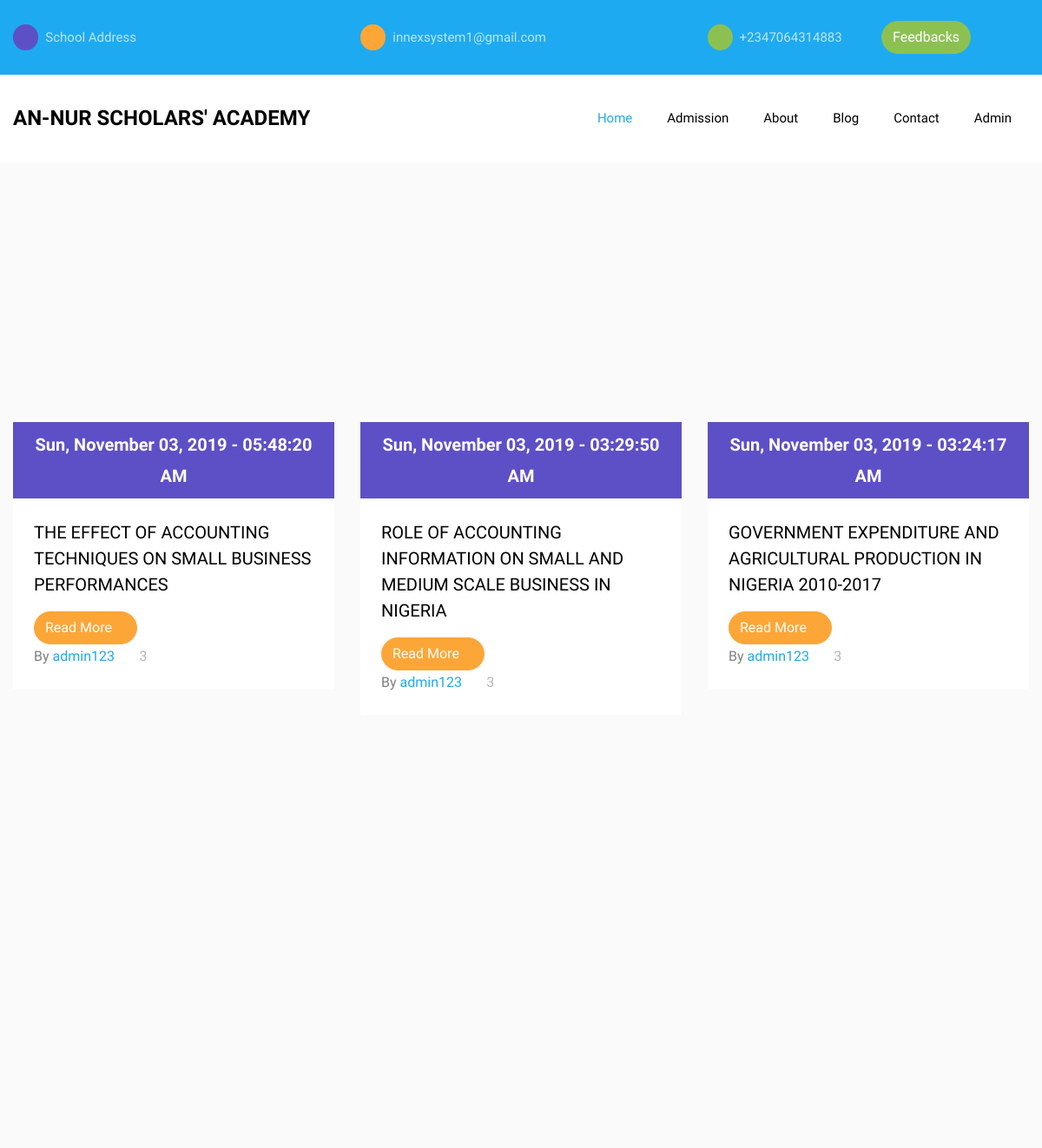
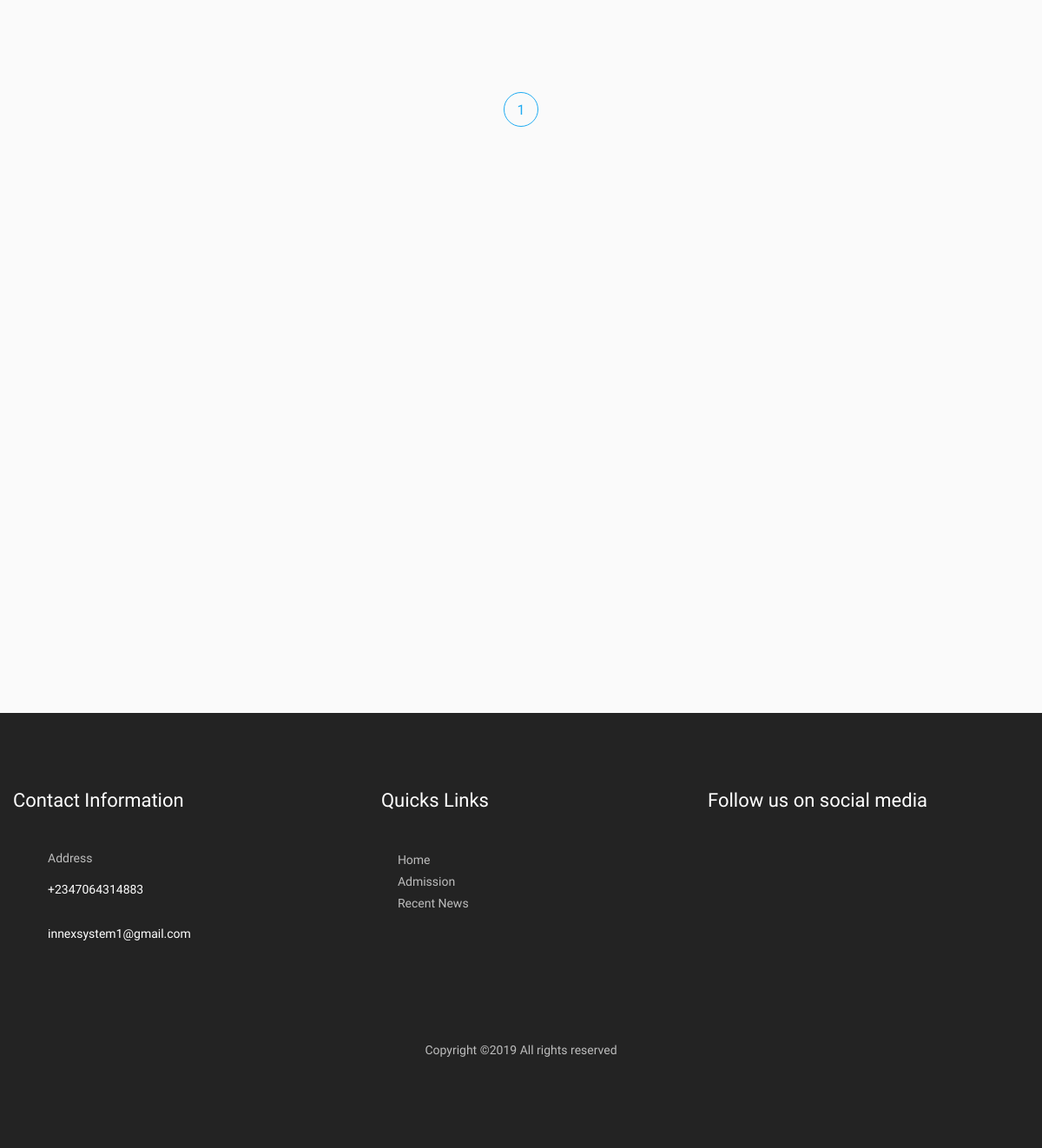
Screenshot of /blog.php with the database file from the repository (2 pictures, top to bottom).
### tables this page shows
CREATE TABLE `settings` (
  `id` int(3) NOT NULL,
  `css` varchar(30) NOT NULL,
  `admin_access` varchar(30) NOT NULL,
  `site_status` varchar(30) NOT NULL,
  `url` varchar(30) NOT NULL,
  `admin_id` int(1) NOT NULL,
  `email` varchar(50) NOT NULL,
  `address` varchar(255) NOT NULL,
  `phone` varchar(20) NOT NULL,
  `fb` varchar(100) NOT NULL,
  `tw` varchar(100) NOT NULL,
  `ins` varchar(100) NOT NULL
);

CREATE TABLE `posts` (
  `post_id` int(3) NOT NULL,
  `post_category_id` int(3) NOT NULL,
  `post_title` varchar(255) NOT NULL,
  `post_author` varchar(55) NOT NULL,
  `post_date` varchar(70) NOT NULL,
  `post_image` text NOT NULL,
  `post_content` text NOT NULL,
  `post_tags` text NOT NULL,
  `post_comment_count` int(3) NOT NULL,
  `post_status` varchar(255) NOT NULL DEFAULT 'draft',
  `post_views_count` int(6) NOT NULL DEFAULT '0'
);

### includes/db.php (called while the page is built, shortened)
<?php
$connection = mysqli_connect(DB_HOST,DB_USER,DB_PASS,DB_NAME);
$query = "SELECT * FROM settings";
$select_all_settings = mysqli_query($connection, $query);
while ($row = mysqli_fetch_assoc($select_all_settings)) {
    $siteemail = $row['email'];
    $siteaddress = $row['address'];
    $sitephone = $row['phone'];
}

### content-blog.php (the view, shortened to what this page needs)
<?php
$per_page = 5;
if (isset($_GET['page'])) {
    $page = $_GET['page'];
} else {
    $page = "";
}
if ($page == "" || $page == 1) {
    $page_1 = 0;
} else {
    $page_1 = ($page * $per_page) - $per_page;
}
?>
<section class="ftco-section bg-light">
    <div class="container">
        <div class="row">
            <?php
            if (isset($_SESSION['user_role']) && $_SESSION['user_role'] == 'admin') {
                $post_query_count = "SELECT * FROM posts";
            } else {
                $post_query_count = "SELECT * FROM posts WHERE post_status = 'publish'";
            }
            $find_count = mysqli_query($connection, $post_query_count);
            $count = mysqli_num_rows($find_count);
            if ($count < 1) {
                echo "<center><div class='alert alert-info'><strong>Sorry!</strong> No post abilable.....</div></center>";
            } else {
                $count = ceil($count / 5);
                $query = "SELECT * FROM posts ORDER BY post_id DESC  LIMIT $page_1,$per_page";
                $select_all_posts_query = mysqli_query($connection, $query);
                while ($row = mysqli_fetch_assoc($select_all_posts_query)) {
                    $post_id = $row['post_id'];
                    $post_title = $row['post_title'];
                    $post_author = $row['post_author'];
                    $post_date = $row['post_date'];
                    $post_image = $row['post_image'];
                    $post_content = substr($row['post_content'], 0, 100);
                    ?>
            <div class="col-md-6 col-lg-4 ftco-animate">
                <div class="blog-entry">
                    <a href="post.php?p_id=<?php echo $post_id; ?>" class="block-20 d-flex align-items-end"
                        style="background-image: url('images/post_pic/<?php echo $post_image; ?>');">
                        <div class="meta-date text-center p-2">
                            <span class="day"> <?php echo $post_date; ?></span>
                        </div>
                    </a>
                    <div class="text bg-white p-4">
                        <h3 class="heading"><a href="post.php?p_id=<?php echo $post_id; ?>">
                                <?php echo $post_title; ?> </a></h3>
                        <p><?php echo $post_content; ?></p>
                        <div class="d-flex align-items-center mt-4">
                            <p class="mb-0"><a href="post.php?p_id=<?php echo $post_id; ?>"
                                    class="btn btn-secondary">Read More <span
                                        class="ion-ios-arrow-round-forward"></span></a></p>
                            <p class="ml-auto mb-0">By
                                <a class="mr-2" href="author_post.php?author=<?php echo $post_author; ?>">
                                    <?php echo $post_author; ?> </a>
                                <a href="#" class="meta-chat"><span class="icon-chat"></span> 3</a>
                            </p>
                        </div>
                    </div>
                </div>
                <?php
                    }
                }
                ?>
            </div>
            <div class="row no-gutters my-5">
                <div class="col text-center">
                    <div class="block-27">
                        <ul>
                            <li><?php
                                        for ($i = 1; $i <= $count; $i++) {
                                            if ($i == $page) {
                                                echo "<li class='active'><a href='index.php?page={$i}'>{$i}</a></li>";
                                            } else {
                                                echo "<li><a href='index.php?page={$i}'>{$i}</a></li>";
                                            }
                                        }
                                        ?>
                            </li>
                        </ul>
                    </div>
                </div>
            </div>
        </div>
</section>

### includes/topbar.php (shortened to what this page needs)
<div class="py-4 bg-primary">
    <div class="container">
        <div class="row no-gutters d-flex align-items-start align-items-center px-3 px-md-0">
            <div class="col-lg-12 d-block">
                <div class="row d-flex">
                    <div class="col-md-4 pr-4 d-flex topper align-items-center">
                        <div class="icon bg-fifth mr-2 d-flex justify-content-center align-items-center"><span
                                class="icon-map"></span></div>
                        <span class="text"><?php echo $siteaddress; ?></span>
                    </div>
                    <div class="col-md-4 pr-4 d-flex topper align-items-center">
                        <div class="icon bg-secondary mr-2 d-flex justify-content-center align-items-center"><span
                                class="icon-paper-plane"></span></div>
                        <span class="text"><?php echo $siteemail; ?></span>
                    </div>
                    <div class="col-md-2 pr-2 d-flex topper align-items-center">
                        <div class="icon bg-tertiary mr-2 d-flex justify-content-center align-items-center"><span
                                class="icon-phone2"></span></div>
                        <span class="text"><?php echo $sitephone; ?></span>
                    </div>
                    <div class="col-md-2 pr-2 d-flex topper align-items-center">
                        <span class="text"><button type="button" class="btn btn-tertiary" data-toggle="modal"
                                data-target="#exampleModal">Feedbacks</button></span>
                    </div>
                </div>
            </div>
        </div>
    </div>
</div>

### includes/footer.php (shortened to what this page needs)
<footer class="ftco-footer ftco-bg-dark ftco-section">
    <div class="container">
        <div class="row mb-5">
            <div class="col-sm-6 col-md-4">
                <div class="ftco-footer-widget mb-5">
                    <h2 class="ftco-heading-2">Contact Information</h2>
                    <div class="block-23 mb-3">
                        <ul>
                            <li><span class="icon icon-map-marker"></span><span class="text">Address</span></li>
                            <li><a href="#"><span class="icon icon-phone"></span><span
                                        class="text"><?php echo $sitephone; ?></span></a></li>
                            <li><a href="#"><span class="icon icon-envelope"></span><span
                                        class="text"><?php echo $siteemail; ?></span></a></li>
                        </ul>
                    </div>
                </div>
            </div>
            <div class="col-sm-6 col-md-4">
                <div class="ftco-footer-widget mb-5 ml-md-4">
                    <h2 class="ftco-heading-2">Quicks Links</h2>
                    <ul class="list-unstyled">
                        <li><a href="index.php"><span class="ion-ios-arrow-round-forward mr-2"></span>Home</a></li>
                        <li><a href="admission.php"><span class="ion-ios-arrow-round-forward mr-2"></span>Admission</a>
                        </li>
                        <li><a href="blog.php"><span class="ion-ios-arrow-round-forward mr-2"></span>Recent News</a>
                        </li>
                    </ul>
                </div>
            </div>
            <div class="col-sm-6 col-md-3">
                <div class="ftco-footer-widget mb-5">
                    <h2 class="ftco-heading-2 mb-0">Follow us on social media</h2>
                    <ul class="ftco-footer-social list-unstyled float-md-left float-lft mt-3">
                    </ul>
                </div>
            </div>
        </div>
    </div>
    <div class="row">
        <div class="col-md-12 text-center">
            <p>
                Copyright &copy; All rights reserved </a>
            </p>
        </div>
    </div>
</footer>
</body>
</html>

### css/icomoon.css (style rules this page uses)
[class^="icon-"], [class*=" icon-"] { font-family: 'icomoon' !important; speak: none; font-style: normal; font-weight: normal; font-variant: normal; text-transform: none; line-height: 1; -webkit-font-smoothing: antialiased; -moz-osx-font-smoothing: grayscale; }
.icon-map-marker:before { content: "\f041"; }
.icon-phone:before { content: "\f095"; }
.icon-envelope:before { content: "\f0e0"; }
.icon-paper-plane:before { content: "\f1d8"; }
.icon-map:before { content: "\f279"; }
.icon-phone2:before { content: "\e0cd"; }
.icon-chat:before { content: "\e0b7"; }

### rows the page displays
settings: address "School Address", email "innexsystem1@gmail.com", phone "+2347064314883"
posts: post_date "Sun, November 03, 2019 - 05:48:20 AM", post_title "THE EFFECT OF ACCOUNTING TECHNIQUES ON SMALL BUSINESS PERFORMANCES", post_author "admin123"
posts: post_date "Sun, November 03, 2019 - 03:29:50 AM", post_title "ROLE OF ACCOUNTING INFORMATION ON SMALL AND MEDIUM SCALE BUSINESS IN NIGERIA", post_author "admin123"
posts: post_date "Sun, November 03, 2019 - 03:24:17 AM", post_title "GOVERNMENT EXPENDITURE AND AGRICULTURAL PRODUCTION IN NIGERIA 2010-2017", post_author "admin123"
